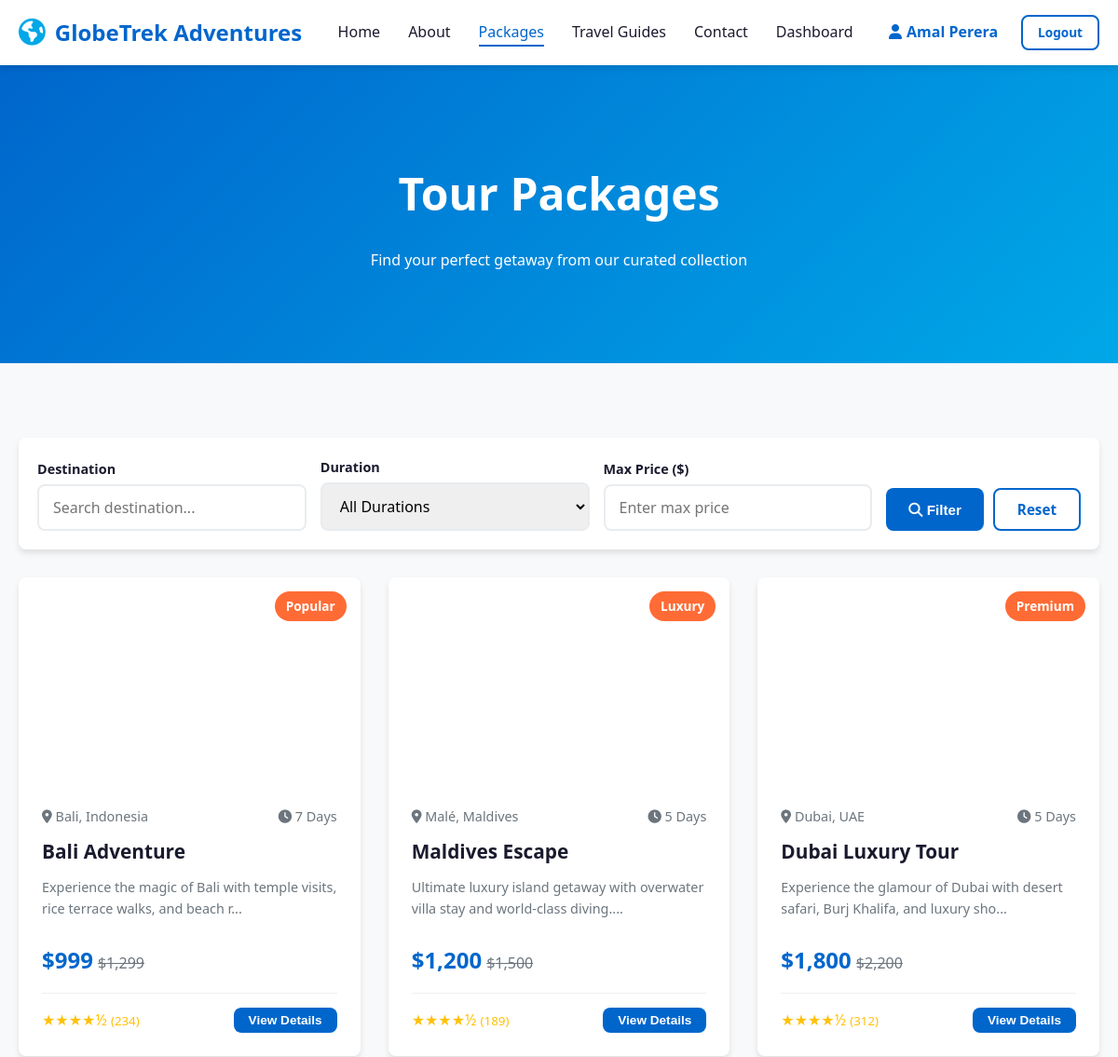
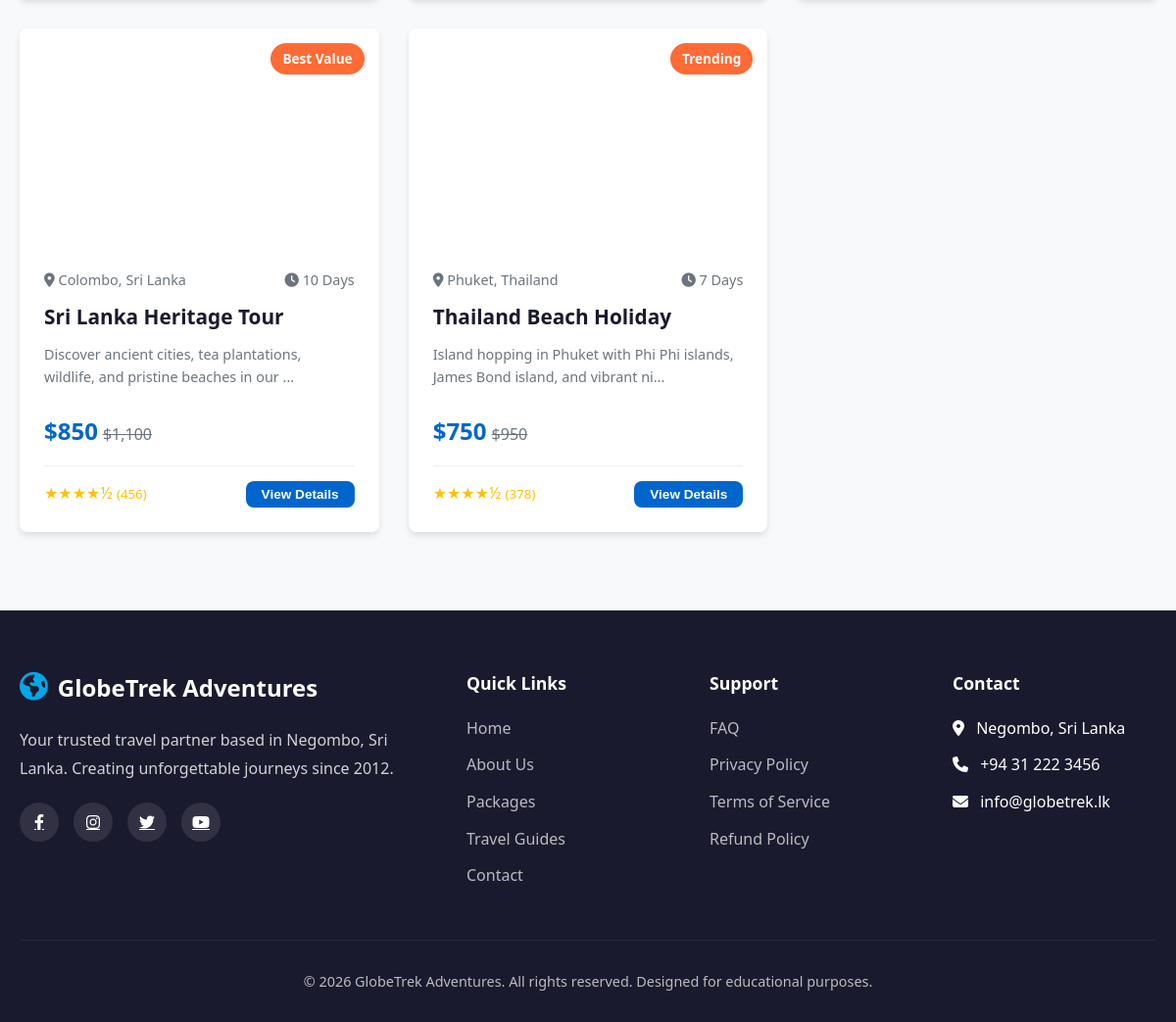
The page /packages.php (signed in) on the database its author committed (2 pictures, top to bottom).
### tables this page shows
CREATE TABLE IF NOT EXISTS packages (
    id INT AUTO_INCREMENT PRIMARY KEY,
    name VARCHAR(100) NOT NULL,
    destination VARCHAR(100) NOT NULL,
    duration INT NOT NULL,
    price INT NOT NULL,
    original_price INT,
    rating DECIMAL(3,2) DEFAULT 5.0,
    reviews INT DEFAULT 0,
    image VARCHAR(255),
    badge VARCHAR(50),
    description TEXT NOT NULL,
    hotel VARCHAR(255),
    transport VARCHAR(255),
    activities TEXT
);

### packages.php (the view, shortened to what this page needs)
<?php
require_once 'db.php';
$dest = isset($_GET['dest']) ? trim($_GET['dest']) : '';
$price = isset($_GET['price']) ? trim($_GET['price']) : '';
try {
    $sql = "SELECT * FROM packages WHERE 1=1";
    $params = [];
    $stmt = $pdo->prepare($sql);
    $stmt->execute($params);
    $all_packages = $stmt->fetchAll();
} catch (PDOException $e) {
    die("Database query failed: " . $e->getMessage());
}
include 'header.php';
?>
<section id="packages" class="page-section">
    <div class="about-hero" style="height: 40vh; min-height: 300px;">
        <h1>Tour Packages</h1>
        <p>Find your perfect getaway from our curated collection</p>
    </div>
    <div class="section">
        <form method="GET" action="packages.php" class="filters-bar">
            <div class="filter-group">
                <label for="filterDest">Destination</label>
                <input type="text" class="form-control" name="dest" id="filterDest" placeholder="Search destination..." value="<?php echo htmlspecialchars($dest); ?>">
            </div>
            <div class="filter-group">
                <label for="filterDuration">Duration</label>
                <select class="form-control" name="dur" id="filterDuration">
                    <option value="">All Durations</option>
                </select>
            </div>
            <div class="filter-group">
                <label for="filterPrice">Max Price ($)</label>
                <input type="number" class="form-control" name="price" id="filterPrice" placeholder="Enter max price" value="<?php echo htmlspecialchars($price); ?>">
            </div>
            <div style="display: flex; gap: 10px; align-items: flex-end;">
                <button type="submit" class="btn btn-primary" style="height: 46px;"><i class="fas fa-search"></i> Filter</button>
                <a href="packages.php" class="btn btn-outline" style="height: 46px; display: flex; align-items: center; justify-content: center;">Reset</a>
            </div>
        </form>
        <div class="packages-grid" id="allPackages">
            <?php if (count($all_packages) > 0): ?>
                <?php foreach ($all_packages as $p): ?>
                    <div class="package-card" onclick="window.location.href='package-details.php?id=<?php echo $p['id']; ?>'">
                        <div class="package-image" style="background-image:url('<?php echo $p['image']; ?>')">
                            <span class="package-badge"><?php echo htmlspecialchars($p['badge']); ?></span>
                        </div>
                        <div class="package-content">
                            <div class="package-meta">
                                <span><i class="fas fa-map-marker-alt"></i> <?php echo htmlspecialchars($p['destination']); ?></span>
                                <span><i class="fas fa-clock"></i> <?php echo htmlspecialchars($p['duration']); ?> Days</span>
                            </div>
                            <h3 class="package-title"><?php echo htmlspecialchars($p['name']); ?></h3>
                            <p style="color:var(--gray); font-size:0.9rem; margin-bottom:10px;"><?php echo htmlspecialchars(substr($p['description'], 0, 80)); ?>...</p>
                            <div class="package-price">
                                <span class="price-tag">$<?php echo number_format($p['price']); ?></span>
                                <span class="price-original">$<?php echo number_format($p['original_price']); ?></span>
                            </div>
                            <div class="package-footer">
                                <span class="rating"><?php echo str_repeat('★', floor($p['rating'])); ?><?php echo ($p['rating'] - floor($p['rating']) > 0) ? '½' : ''; ?> <small>(<?php echo $p['reviews']; ?>)</small></span>
                                <button class="btn btn-primary btn-sm">View Details</button>
                            </div>
                        </div>
                    </div>
                <?php endforeach; ?>
            <?php endif; ?>
        </div>
    </div>
</section>
<?php include 'footer.php'; ?>

### style.css (style rules this page uses)
:root { --primary: #0066cc; --primary-dark: #004d99; --secondary: #00a8e8; --accent: #ff6b35; --dark: #1a1a2e; --light: #f8f9fa; --white: #ffffff; --gray: #6c757d; --success: #28a745; --warning: #ffc107; --danger: #dc3545; --shadow: 0 4px 6px rgba(0,0,0,0.1); --shadow-lg: 0 10px 25px rgba(0,0,0,0.15); --radius: 8px; --transition: all 0.3s ease; }
* { margin: 0; padding: 0; box-sizing: border-box; }
body { font-family: 'Segoe UI', Tahoma, Geneva, Verdana, sans-serif; line-height: 1.6; color: var(--dark); background: var(--light); overflow-x: hidden; }
.btn { padding: 10px 24px; border: none; border-radius: var(--radius); cursor: pointer; font-weight: 600; transition: var(--transition); text-decoration: none; display: inline-block; font-size: 0.95rem; text-align: center; }
.btn-primary { background: var(--primary); color: var(--white); }
.btn-outline { background: transparent; color: var(--primary); border: 2px solid var(--primary); }
.btn-sm { padding: 6px 16px; font-size: 0.85rem; }
.page-section { display: block; animation: fadeIn 0.5s ease; }
.form-control { padding: 12px 15px; border: 2px solid #e9ecef; border-radius: var(--radius); font-size: 1rem; transition: var(--transition); font-family: inherit; width: 100%; }
.section { padding: 80px 20px; max-width: 1200px; margin: 0 auto; }
.packages-grid { display: grid; grid-template-columns: repeat(auto-fill, minmax(300px, 1fr)); gap: 30px; }
.package-card { background: var(--white); border-radius: var(--radius); overflow: hidden; box-shadow: var(--shadow); transition: var(--transition); cursor: pointer; display: flex; flex-direction: column; height: 100%; }
.package-image { height: 220px; background-size: cover; background-position: center; position: relative; }
.package-badge { position: absolute; top: 15px; right: 15px; background: var(--accent); color: var(--white); padding: 5px 12px; border-radius: 20px; font-size: 0.85rem; font-weight: 600; }
.package-content { padding: 25px; display: flex; flex-direction: column; flex-grow: 1; }
.package-meta { display: flex; justify-content: space-between; align-items: center; margin-bottom: 10px; color: var(--gray); font-size: 0.9rem; }
.package-title { font-size: 1.3rem; margin-bottom: 10px; color: var(--dark); }
.package-price { display: flex; align-items: baseline; gap: 5px; margin: 15px 0; }
.price-tag { font-size: 1.5rem; font-weight: 700; color: var(--primary); }
.price-original { text-decoration: line-through; color: var(--gray); font-size: 1rem; }
.package-footer { display: flex; justify-content: space-between; align-items: center; margin-top: auto; padding-top: 15px; border-top: 1px solid #eee; }
.rating { color: var(--warning); }
.about-hero { background: linear-gradient(135deg, var(--primary), var(--secondary)); color: var(--white); padding: 100px 20px; text-align: center; }
.about-hero h1 { font-size: 3rem; margin-bottom: 20px; }
.filters-bar { background: var(--white); padding: 20px; border-radius: var(--radius); box-shadow: var(--shadow); margin-bottom: 30px; display: flex; gap: 15px; flex-wrap: wrap; align-items: end; }
.filter-group { flex: 1; min-width: 200px; }
.filter-group label { display: block; margin-bottom: 5px; font-weight: 600; font-size: 0.9rem; }

### rows shown on the page
packages: badge "Popular", destination "Bali, Indonesia", duration "7", name "Bali Adventure", description "Experience the magic of Bali with temple visits, rice terrace walks, and beach r", price "999", original_price "1,299", rating "★★★★", shows "½", reviews "234"
packages: badge "Luxury", destination "Malé, Maldives", duration "5", name "Maldives Escape", description "Ultimate luxury island getaway with overwater villa stay and world-class diving.", price "1,200", original_price "1,500", rating "★★★★", shows "½", reviews "189"
packages: badge "Premium", destination "Dubai, UAE", duration "5", name "Dubai Luxury Tour", description "Experience the glamour of Dubai with desert safari, Burj Khalifa, and luxury sho", price "1,800", original_price "2,200", rating "★★★★", shows "½", reviews "312"
packages: badge "Best Value", destination "Colombo, Sri Lanka", duration "10", name "Sri Lanka Heritage Tour", description "Discover ancient cities, tea plantations, wildlife, and pristine beaches in our", price "850", original_price "1,100", rating "★★★★", shows "½", reviews "456"
packages: badge "Trending", destination "Phuket, Thailand", duration "7", name "Thailand Beach Holiday", description "Island hopping in Phuket with Phi Phi islands, James Bond island, and vibrant ni", price "750", original_price "950", rating "★★★★", shows "½", reviews "378"

### other values the page prints
$_SESSION['user_name'] "Amal Perera"
